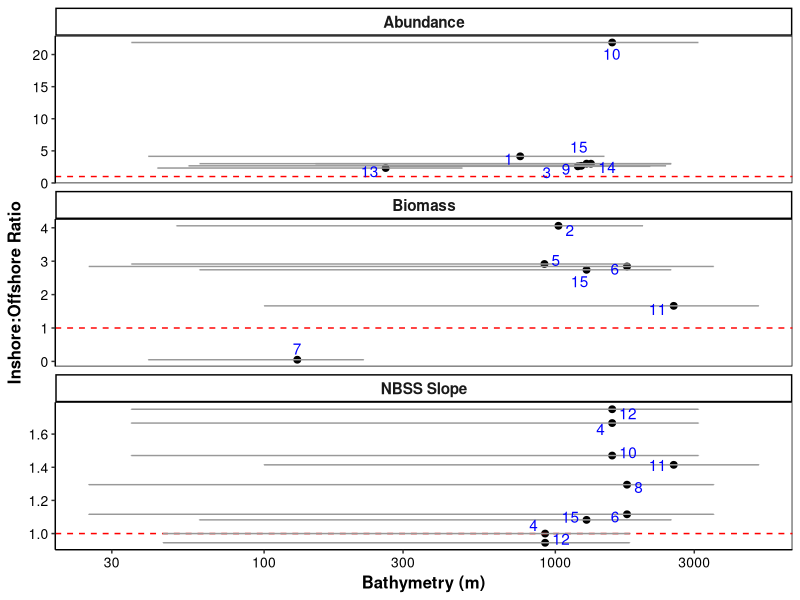
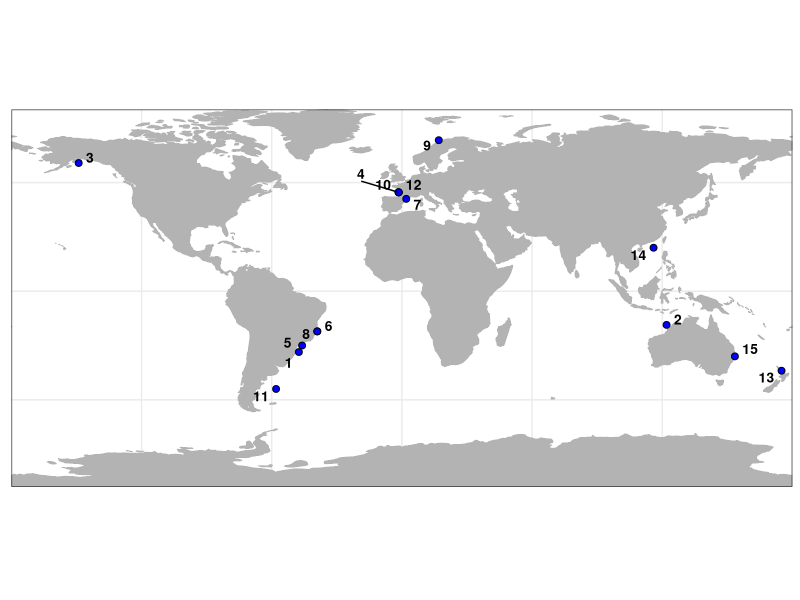
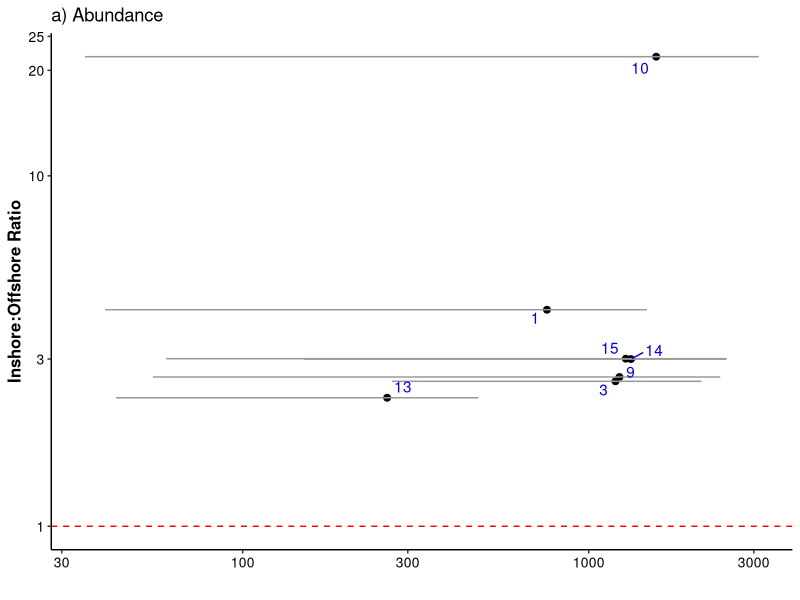
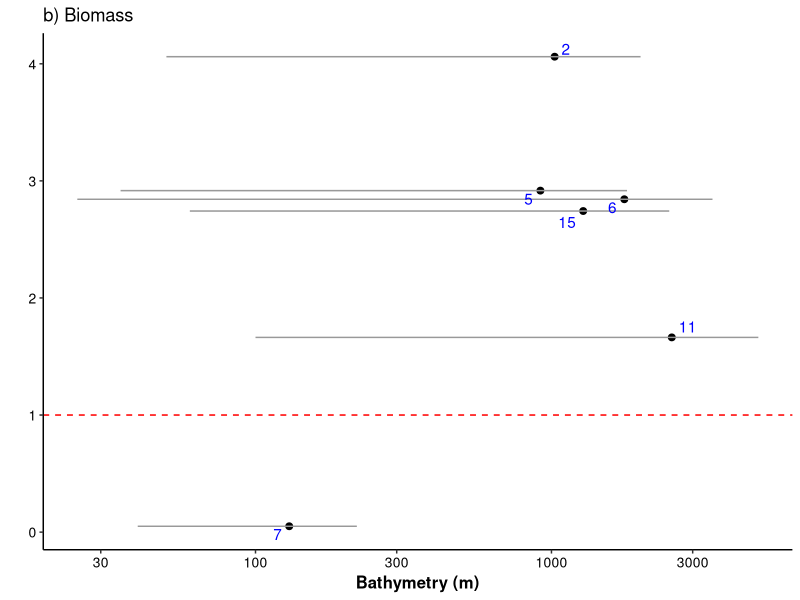
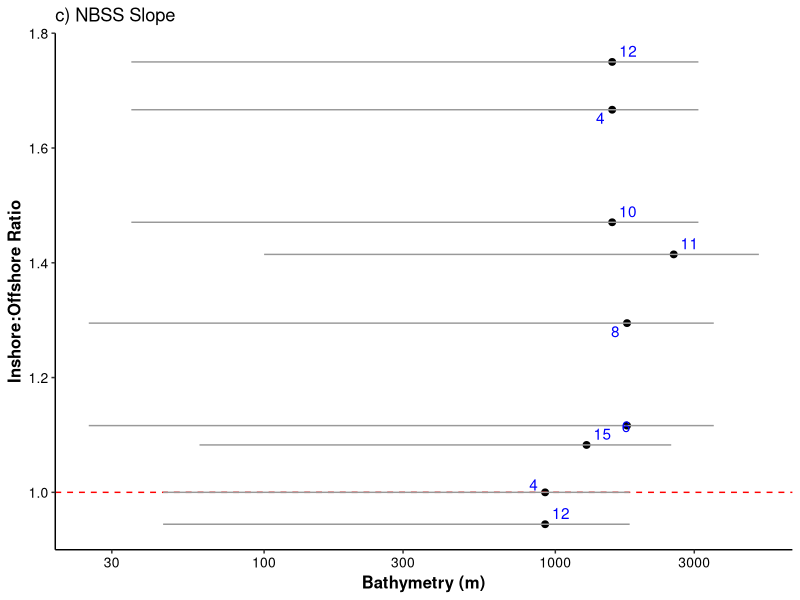
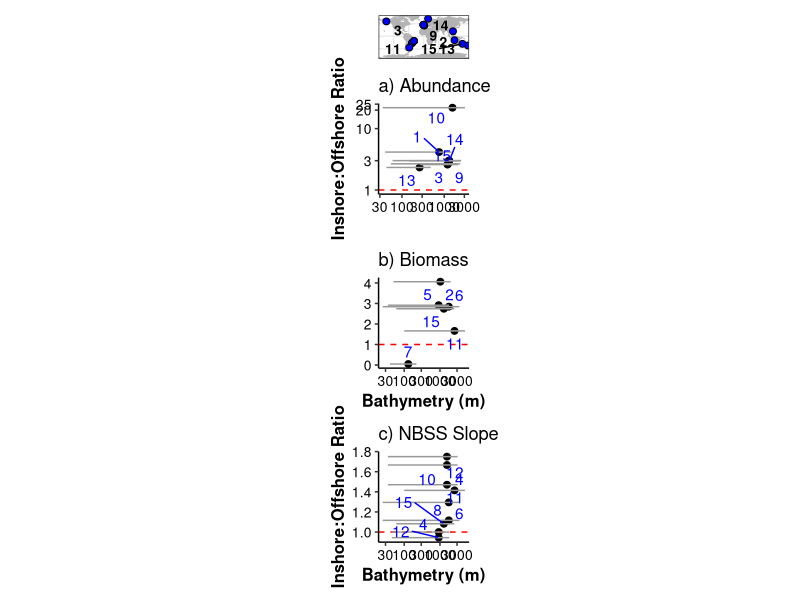
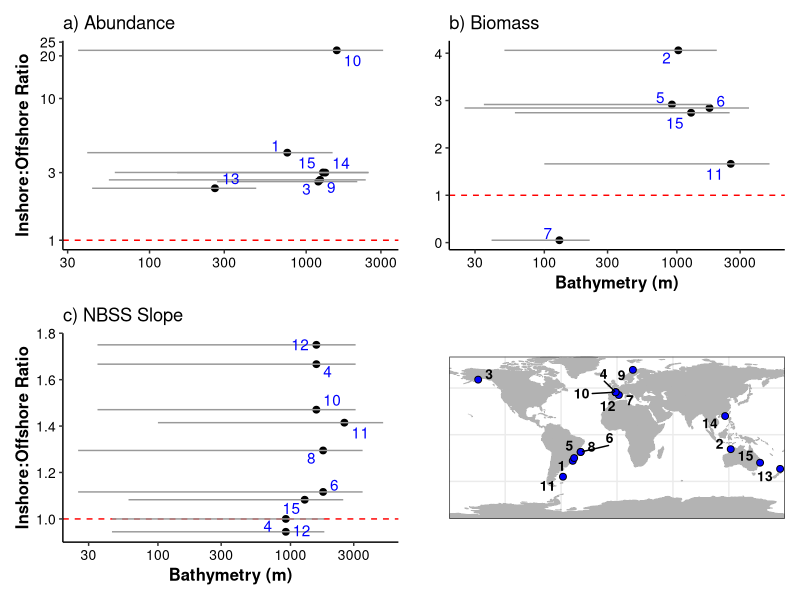
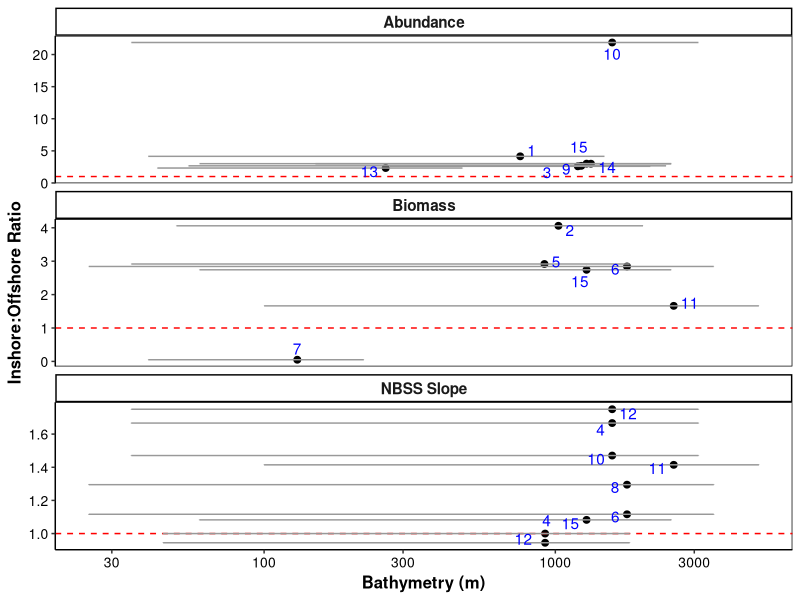

Write the R code that produced these figures, in order.
# Multi-study plots

library(tidyverse)
library(ggrepel)

mydata <- read_csv("Data/Mulistudy plot data.csv")
head(mydata)
mydata$extra <- 1

# The palette:
cbPalette <- c('#a6cee3','#1f78b4','#b2df8a','#33a02c','#fb9a99','#e31a1c','#fdbf6f','#ff7f00','#cab2d6')
cbPalette2 <- c('#e41a1c','#377eb8','#4daf4a','#984ea3','#ff7f00','#ffff33','#a65628','#f781bf','#999999')


set.seed(1)

p1 <- ggplot(mydata, aes(y = Ratio, x = Bathy, label = `Reference Number`)) + geom_point(size = 2) +
  facet_wrap(~Parameter, scales = "free_y", ncol = 1) + theme_classic() + geom_hline(yintercept = 1, col= "red", lty=2) +
  ylab("Inshore:Offshore Ratio") + geom_errorbarh(aes(xmin=Inhore_Bath, xmax=Offshore_Bathy), col = "grey60")+
  scale_x_log10()+ xlab("Bathymetry (m)") + geom_text_repel(col="blue")+
  #scale_color_manual(values=cbPalette) +
  theme(axis.title = element_text(face = "bold", size = 12),
        axis.text = element_text(colour = "black", size = 10),
        strip.text = element_text(face = "bold", size = 11),
        legend.title = element_text(face = "bold", size = 11),
        panel.background = element_rect(fill = NA, color = "black"))
p1

ggsave("../Plots/Multistudy plot.png", dpi = 600, height = 12, width = 12, units = "cm")


# World map

library("rnaturalearth")
library("rnaturalearthdata")


world <- ne_countries(scale = "small", returnclass = "sf")
class(world)

# 1 row per study
mydata2 <- mydata %>% distinct(`Reference Number`, .keep_all = TRUE)

P_map <- ggplot() +
  geom_sf(data = world, col="grey70", fill = "grey70") +
  geom_point(data = mydata2, aes(x = Longitude, y = Latitude), size = 2, 
             shape = 21, fill = "blue") +
  geom_text_repel(data = mydata2, aes(x = Longitude, y = Latitude, label = `Reference Number`),col="black", size =3.5, fontface = "bold") +
  theme_bw() +
  scale_x_continuous(expand=c(0,0)) + scale_y_continuous(expand=c(0,0)) +
  theme(axis.text = element_blank(),
        axis.title = element_blank(),
        axis.ticks = element_blank())

P_map

ggsave("world map test.png", dpi = 600, units = "cm", height = 12.8, width = 21)


# Abundance only plot

mydata_a <- mydata %>% filter(Parameter == "Abundance")

pA <- ggplot(mydata_a, aes(y = Ratio, x = Bathy, label = `Reference Number`)) + geom_point(size = 2) +
  theme_classic() + geom_hline(yintercept = 1, col= "red", lty=2) +
  ylab("Inshore:Offshore Ratio") + geom_errorbarh(aes(xmin=Inhore_Bath, xmax=Offshore_Bathy), col = "grey60",height=0)+
  scale_x_log10()+ xlab("") + geom_text_repel(col="blue")+
  scale_y_log10(breaks = c(1,3,10,20, 25))+
  #scale_color_manual(values=cbPalette) +
  theme(axis.title = element_text(face = "bold", size = 12),
        axis.text = element_text(colour = "black", size = 10)) +
  ggtitle('a) Abundance')
pA

# Biomass only plot

mydata_b <- mydata %>% filter(Parameter == "Biomass")

pB <- ggplot(mydata_b, aes(y = Ratio, x = Bathy, label = `Reference Number`)) + geom_point(size = 2) +
  theme_classic() + geom_hline(yintercept = 1, col= "red", lty=2) +
  ylab("") + geom_errorbarh(aes(xmin=Inhore_Bath, xmax=Offshore_Bathy), col = "grey60",height=0)+
  scale_x_log10()+ xlab("Bathymetry (m)") + geom_text_repel(col="blue")+
  #scale_color_manual(values=cbPalette) +
  theme(axis.title = element_text(face = "bold", size = 12),
        axis.text = element_text(colour = "black", size = 10))+
  ggtitle('b) Biomass')
pB

# NBSS Slope only plot

mydata_s <- mydata %>% filter(Parameter == "NBSS Slope")

pC <- ggplot(mydata_s, aes(y = Ratio, x = Bathy, label = `Reference Number`)) + geom_point(size = 2) +
  theme_classic() + geom_hline(yintercept = 1, col= "red", lty=2) +
  ylab("Inshore:Offshore Ratio") +
  geom_errorbarh(aes(xmin=Inhore_Bath, xmax=Offshore_Bathy), col = "grey60",height=0)+
  scale_x_log10()+ xlab("Bathymetry (m)") + geom_text_repel(col="blue")+
  scale_y_continuous(breaks=c(1,1.2,1.4,1.6,1.8), limits = c(0.9,1.8), expand = c(0,0))+
  #scale_color_manual(values=cbPalette) +
  theme(axis.title = element_text(face = "bold", size = 12),
        axis.text.x = element_text(colour = "black", size = 10),
        axis.text.y = element_text(color = "black", size=10))+
  ggtitle('c) NBSS Slope')
pC


library(patchwork)
p_final <- P_map + pA + pB + pC + plot_layout(ncol = 1, guides = 'collect')
p_final

ggsave("multiplot test.png", dpi = 600, units = "in", height = 10, width = 3.5)

p_final2 <-  pA + pB + pC + P_map + plot_layout(ncol = 2, widths = c(1, 1))
p_final2
ggsave("multiplot test square.png", dpi = 600, units = "cm", height = 14.8, width = 21)
